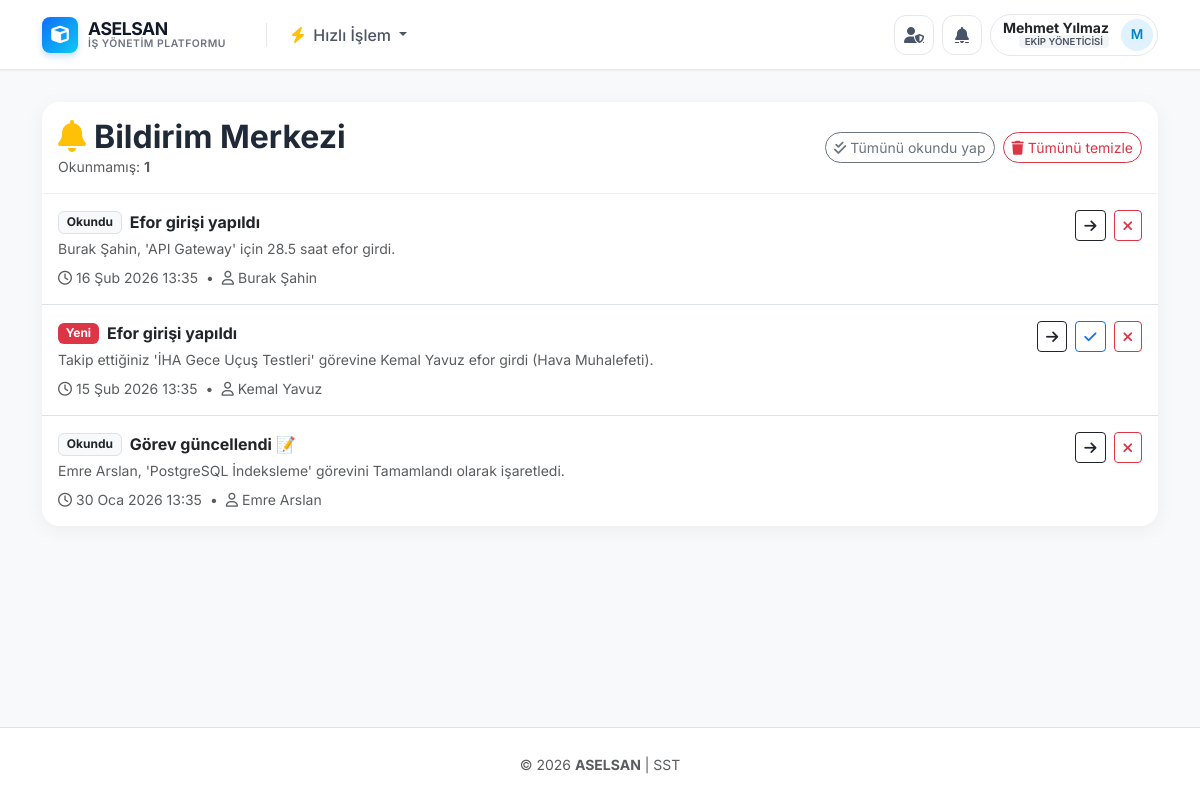
Page /notifications/ (signed in) on the committed database.
### core/models.py (models this page shows, shortened)
class CustomUser(AbstractUser):
    ROLE_CHOICES = (
        ('employee', 'Çalışan'),
        ('manager', 'Ekip Yöneticisi'),
    )
    TEAM_CHOICES = (
        ('team1', 'Yazılım Geliştirme Ekibi'),
        ('team2', 'Test ve Kalite Ekibi'),
        ('team3', 'DevOps Ekibi'),
    )
    role = models.CharField(max_length=20, choices=ROLE_CHOICES, default='employee', verbose_name='Rolü')
    title = models.CharField(max_length=100, verbose_name='Unvan / Sicil Bilgisi', blank=True)
    team = models.CharField(max_length=50, choices=TEAM_CHOICES, verbose_name='Ekip', blank=True, null=True)
    class Meta:
        verbose_name = 'Kullanıcı'
        verbose_name_plural = 'Kullanıcılar'

class Notification(models.Model):
    LEVEL_CHOICES = (
        ('info', 'Bilgi'),
        ('success', 'Başarılı'),
        ('warning', 'Uyarı'),
        ('danger', 'Kritik'),
    )
    recipient = models.ForeignKey(
        CustomUser,
        on_delete=models.CASCADE,
        related_name='notifications',
        verbose_name='Alıcı'
    )
    actor = models.ForeignKey(
        CustomUser,
        on_delete=models.SET_NULL,
        null=True,
        blank=True,
        related_name='sent_notifications',
        verbose_name='İşlemi Yapan'
    )
    task = models.ForeignKey(
        'Task',
        on_delete=models.SET_NULL,
        null=True,
        blank=True,
        related_name='notifications',
        verbose_name='İlgili Görev'
    )
    title = models.CharField(max_length=200, verbose_name='Başlık')
    message = models.TextField(blank=True, verbose_name='Mesaj')
    url = models.CharField(max_length=500, blank=True, verbose_name='Yönlendirme URL')
    level = models.CharField(max_length=10, choices=LEVEL_CHOICES, default='info', verbose_name='Seviye')
    is_read = models.BooleanField(default=False, verbose_name='Okundu mu?')
    created_at = models.DateTimeField(auto_now_add=True, verbose_name='Oluşturulma')
    class Meta:
        verbose_name = 'Bildirim'
        verbose_name_plural = 'Bildirimler'
        ordering = ['-created_at']
        indexes = [
            models.Index(fields=['recipient', 'is_read', '-created_at']),
        ]

### core/views.py (the view)
# urls.py: path("notifications/", views.notifications_inbox, name="notifications_inbox"),
@login_required
def notifications_inbox(request):
    qs = Notification.objects.filter(recipient=request.user).select_related("actor", "task").order_by("-created_at")
    return render(request, "notifications/inbox.html", {"page_title": "Bildirim Merkezi", "notifications": qs[:200], "unread_count": qs.filter(is_read=False).count()})

### templates/notifications/inbox.html (shortened to what this page needs)
{% extends "base.html" %}
{% block content %}
<div class="inbox-shell">
  <div class="inbox-topbar p-3">
    <div class="d-flex flex-wrap justify-content-between align-items-center gap-2">
      <div>
        <h2 class="fw-bold mb-0">
          <i class="fas fa-bell me-2 text-warning"></i>Bildirim Merkezi
        </h2>
        <div class="text-muted small">
          Okunmamış: <span class="fw-bold">{{ unread_count }}</span>
        </div>
      </div>
      <div class="d-flex align-items-center gap-2">
        <form action="{% url 'notifications_mark_all_read' %}" method="post" class="m-0">
          <button class="btn btn-sm btn-outline-secondary rounded-pill" type="submit">
            <i class="fas fa-check-double me-1"></i>Tümünü okundu yap
          </button>
        </form>
        <form action="{% url 'notifications_delete_all' %}" method="post" class="m-0"
              onsubmit="return confirm('Tüm bildirimler silinsin mi?');">
          <button class="btn btn-sm btn-outline-danger rounded-pill" type="submit">
            <i class="fas fa-trash me-1"></i>Tümünü temizle
          </button>
        </form>
      </div>
    </div>
  </div>
  <div class="notifications-scroll">
    {% if notifications %}
      <div class="list-group list-group-flush">
        {% for n in notifications %}
          <div class="list-group-item d-flex justify-content-between align-items-start p-3">
            <div class="me-3 flex-grow-1">
              <div class="fw-bold d-flex align-items-center gap-2">
                {% if not n.is_read %}
                  <span class="badge bg-danger">Yeni</span>
                {% else %}
                  <span class="badge bg-light text-dark border">Okundu</span>
                {% endif %}
                <span>{{ n.title }}</span>
              </div>
              {% if n.message %}
                <div class="text-muted small mt-1">{{ n.message }}</div>
              {% endif %}
              <div class="text-muted small mt-2 d-flex align-items-center gap-2 flex-wrap">
                <span><i class="far fa-clock me-1"></i>{{ n.created_at|date:"d M Y H:i" }}</span>
                {% if n.actor %}
                  <span class="text-muted">•</span>
                  <span><i class="far fa-user me-1"></i>{{ n.actor.get_full_name|default:n.actor.username }}</span>
                {% endif %}
              </div>
            </div>
            <div class="d-flex align-items-start gap-2">
              {% if n.url %}
                <a class="btn btn-sm btn-outline-dark" href="{{ n.url }}" title="Detaya git">
                  <i class="fas fa-arrow-right"></i>
                </a>
              {% endif %}
              {% if not n.is_read %}
                <form action="{% url 'notification_mark_read' n.id %}" method="post" class="m-0">
                  <button class="btn btn-sm btn-outline-primary" type="submit" title="Okundu işaretle">
                    <i class="fas fa-check"></i>
                  </button>
                </form>
              {% endif %}
              <form action="{% url 'notification_delete' n.id %}" method="post" class="m-0"
                    onsubmit="return confirm('Bu bildirimi silmek istiyor musun?');">
                <button class="btn btn-sm btn-outline-danger" type="submit" title="Sil">
                  <i class="fas fa-xmark"></i>
                </button>
              </form>
            </div>
          </div>
        {% endfor %}
      </div>
    {% else %}
      <div class="p-4 text-center text-muted">
        <i class="fas fa-inbox fa-2x mb-2 opacity-50"></i>
        <div class="fw-bold">Bildirim yok</div>
        <div class="small">Yeni bildirimler burada görünecek.</div>
      </div>
    {% endif %}
  </div>
</div>
{% endblock %}

### templates/base.html (shortened to what this page needs)
<!DOCTYPE html>
<html lang="tr">
<head>
    <link href="https://cdn.jsdelivr.net/npm/bootstrap@5.3.0/dist/css/bootstrap.min.css" rel="stylesheet">
    <link rel="stylesheet" href="https://cdnjs.cloudflare.com/ajax/libs/font-awesome/6.4.0/css/all.min.css">
</head>
<body>
    <nav class="navbar navbar-expand-lg sticky-top">
        <div class="container">
            <a class="navbar-brand" href="{% url 'home' %}">
                <div class="brand-icon">
                    <i class="fas fa-cube"></i>
                </div>
                <div class="brand-text">
                    <span class="brand-title">ASELSAN </span>
                    <span class="brand-subtitle">İş Yönetim PLATFORMU</span>
                </div>
            </a>
            <div class="collapse navbar-collapse" id="navbarNav">
                {% if user.is_authenticated %}
                <ul class="navbar-nav me-auto">
                    <li class="nav-item dropdown">
                        <a class="nav-link dropdown-toggle" href="#" role="button" data-bs-toggle="dropdown">
                            <i class="fas fa-bolt text-warning me-1"></i> Hızlı İşlem
                        </a>
                    </li>
                </ul>
                {% endif %}
                <ul class="navbar-nav ms-auto align-items-center">
                    {% if user.is_authenticated %}
                        {% if user.role == 'manager' %}
                        <li class="nav-item me-2">
                            <a href="/admin/" target="_blank"
                               class="notif-btn"
                               title="Admin Paneli"
                               aria-label="Admin Paneli">
                                <i class="fas fa-user-shield"></i>
                            </a>
                        </li>
                        {% endif %}
                        <li class="nav-item dropdown me-2">
                            <a class="notif-btn" href="#" role="button" data-bs-toggle="dropdown" aria-expanded="false" title="Bildirimler" id="notifToggle">
                                <i class="fas fa-bell"></i>
                            </a>
                        </li>
                        <li class="nav-item dropdown">
                            <div class="user-profile-btn" data-bs-toggle="dropdown" aria-expanded="false">
                                <div class="d-flex flex-column align-items-end lh-1 me-1">
                                    <span class="fw-bold small text-dark">{{ user.get_full_name|default:user.username }}</span>
                                    <span class="role-badge" style="font-size: 0.6rem;">
                                        {{ user.get_role_display|default:"-" }}
                                    </span>
                                </div>
                                <div class="user-avatar">
                                    {{ user.first_name|first|default:user.username|first|upper }}
                                </div>
                            </div>
                        </li>
                    {% else %}
                        <li class="nav-item">
                            <a class="btn btn-login-nav" href="{% url 'login' %}">
                                Giriş Yap <i class="fas fa-arrow-right ms-2"></i>
                            </a>
                        </li>
                    {% endif %}
                </ul>
            </div>
        </div>
    </nav>
    <div class="container main-container">
        {% block content %}
        {% endblock %}
    </div>
    <div class="toast-container position-fixed top-0 end-0 p-3" style="z-index: 2000;">
    </div>
    <footer class="py-4 mt-auto bg-white border-top">
        <div class="container text-center">
            <small class="text-muted">
                &copy; 2026 <strong>ASELSAN</strong> | SST
            </small>
        </div>
    </footer>
</body>
</html>

### templates/base.html (style rules this page uses)
:root { --primary-color: #0d6efd; --primary-hover: #0b5ed7; --secondary-bg: #f8f9fa; --text-dark: #1f2937; --navbar-height: 70px; }
body { background-color: var(--secondary-bg); font-family: 'Inter', sans-serif; color: var(--text-dark); display: flex; flex-direction: column; min-height: 100vh; }
.navbar { background-color: #ffffff; height: var(--navbar-height); box-shadow: 0 1px 2px 0 rgba(0, 0, 0, 0.05); border-bottom: 1px solid #e5e7eb; }
.navbar-brand { display: flex; align-items: center; gap: 10px; padding: 0; margin-right: 1.5rem; text-decoration: none; }
.brand-icon { width: 36px; height: 36px; background: linear-gradient(135deg, #0d6efd, #0dcaf0); color: white; border-radius: 8px; display: flex; align-items: center; justify-content: center; font-size: 1.1rem; box-shadow: 0 4px 6px rgba(13, 110, 253, 0.2); }
.brand-text { display: flex; flex-direction: column; line-height: 1.1; }
.brand-title { font-weight: 700; font-size: 1.1rem; color: #111827; letter-spacing: -0.025em; }
.brand-subtitle { font-size: 0.65rem; font-weight: 600; text-transform: uppercase; color: #6b7280; letter-spacing: 0.05em; }
.nav-link { font-weight: 500; color: #4b5563; padding: 0.5rem 1rem; border-radius: 6px; transition: all 0.2s; }
.user-profile-btn { background-color: transparent; border: 1px solid #e5e7eb; border-radius: 50px; padding: 4px 4px 4px 12px; display: flex; align-items: center; gap: 8px; transition: all 0.2s; cursor: pointer; }
.user-avatar { width: 32px; height: 32px; background-color: #e0f2fe; color: #0284c7; border-radius: 50%; display: flex; align-items: center; justify-content: center; font-size: 0.85rem; font-weight: 600; }
.role-badge { font-size: 0.65rem; padding: 2px 6px; border-radius: 4px; background-color: #f3f4f6; color: #4b5563; font-weight: 600; text-transform: uppercase; }
.notif-btn { position: relative; width: 40px; height: 40px; border-radius: 12px; border: 1px solid #e5e7eb; background: #ffffff; display: inline-flex; align-items: center; justify-content: center; color: #475569; transition: all 0.2s; }
.main-container { flex: 1; padding-top: 2rem; padding-bottom: 3rem; }

### templates/notifications/inbox.html (style rules this page uses)
.inbox-shell { border-radius: 18px; background: #fff; box-shadow: 0 4px 20px rgba(0,0,0,.05); overflow: hidden; }
.inbox-topbar { position: sticky; top: 0; z-index: 5; background: #fff; border-bottom: 1px solid rgba(0,0,0,.06); }
.notifications-scroll { max-height: 70vh; overflow-y: auto; }

### rows in the picture
CustomUser: get_full_name "Mehmet Yılmaz", role "EKIP YÖNETICISI", first_name|first "M"
Notification: is_read "Okundu", title "Efor girişi yapıldı", message "Burak Şahin, 'API Gateway' için 28.5 saat efor girdi.", created_at "16 Şub 2026 13:35", actor.get_full_name "Burak Şahin"
Notification: is_read "Yeni", title "Efor girişi yapıldı", message "Takip ettiğiniz 'İHA Gece Uçuş Testleri' görevine Kemal Yavuz efor girdi (Hava Muhalefeti).", created_at "15 Şub 2026 13:35", actor.get_full_name "Kemal Yavuz"
Notification: is_read "Okundu", title "Görev güncellendi 📝", message "Emre Arslan, 'PostgreSQL İndeksleme' görevini Tamamlandı olarak işaretledi.", created_at "30 Oca 2026 13:35", actor.get_full_name "Emre Arslan"

### other values in the picture
{{ unread_count }} "1"
